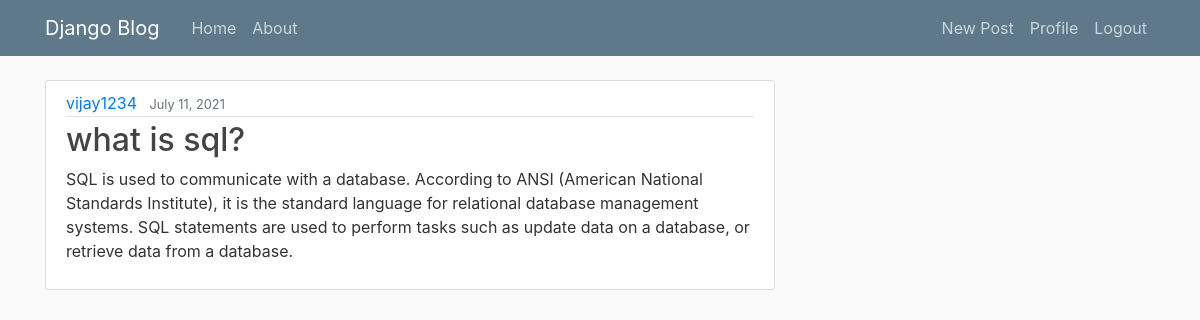
The app's page /post/12/ (signed in) with its own data.
### blog/models.py (models this page shows, shortened)
class Post(models.Model):
    title=models.CharField(max_length=100)
    content=models.TextField()
    date_posted=models.DateTimeField(default=timezone.now)
    author=models.ForeignKey(User,on_delete=models.CASCADE)# ONE TO MANY RELATIONSHIP CREATE FOR USER AND POST:

### blog/views.py (the view)
# urls.py: path('post/<int:pk>/',views.PostDetailsView.as_view(),name='blog-details'),
class PostDetailsView(LoginRequiredMixin, DetailView):
    model = Post

### blog/templates/blog/post_detail.html (shortened to what this page needs)
{% extends "base.html" %}
{% block body %}
        <article class="media content-section">
          <div class="media-body">
            <div class="article-metadata">
              <a class="mr-2" href="#">{{ object.author }}</a>
              <small class="text-muted">{{ object.date_posted|date:"F d, Y"  }}</small>
            </div>
            <h2><a class="article-title" href="#">{{ object.title }}</a></h2>
            <p class="article-content">{{ object.content }}</p>
          </div>
        </article>
{% endblock body %}

### blog/static/css/main.css (style rules this page uses)
body { background: #fafafa; color: #333333; margin-top: 5rem; }
h1, h2, h3, h4, h5, h6 { color: #444444; }
.content-section { background: #ffffff; padding: 10px 20px; border: 1px solid #dddddd; border-radius: 3px; margin-bottom: 20px; }
.article-title { color: #444444; }
.article-content { white-space: pre-line; }
.article-metadata { padding-bottom: 1px; margin-bottom: 4px; border-bottom: 1px solid #e3e3e3 }

### records on screen
Post: author "vijay1234", date_posted "July 11, 2021", title "what is sql?", content "SQL is used to communicate with a database. According to ANSI (American National Standards Institute), it is the standard language for relational database management systems. SQL statements are used to perform tasks such as update data on a database, or retrieve data from a database."
